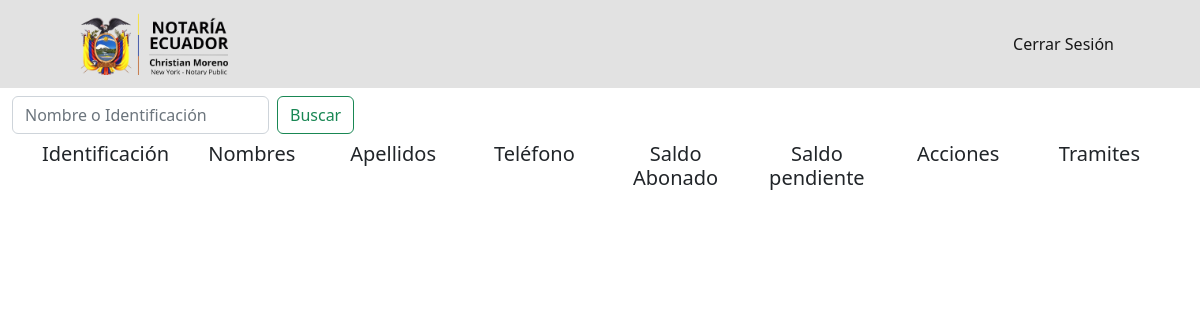
The app's page /clientes.php, older data.
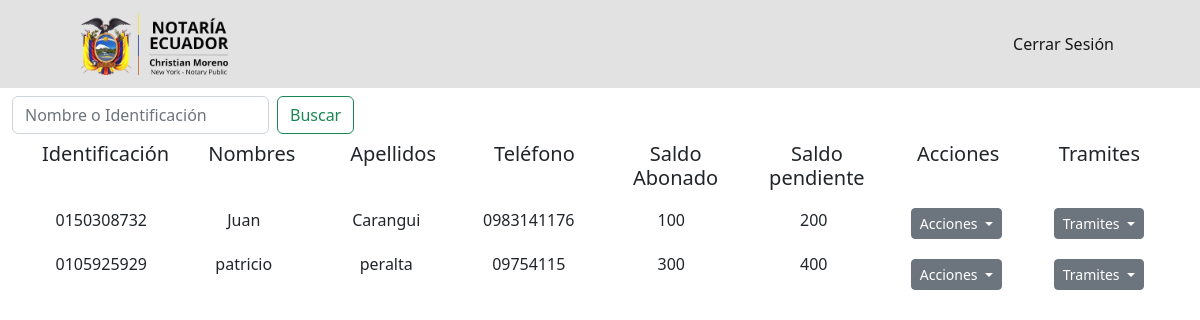
The same page, newer data.
### tables this page shows
CREATE TABLE `cliente` (
  `id_cliente` int(11) NOT NULL,
  `c_identificacion` varchar(50) NOT NULL,
  `c_nombre` varchar(50) NOT NULL,
  `c_apellido` varchar(50) NOT NULL,
  `c_telefono` varchar(50) NOT NULL,
  `c_edad` int(3) NOT NULL,
  `c_direccion` varchar(50) NOT NULL,
  `c_pais` varchar(50) NOT NULL,
  `c_estado` varchar(50) NOT NULL,
  `c_ciudad` varchar(50) NOT NULL,
  `c_codpostal` varchar(50) NOT NULL,
  `c_email` varchar(50) NOT NULL,
  `c_napartamento` varchar(50) NOT NULL,
  `c_abonado` int(11) NOT NULL,
  `c_deuda` int(11) NOT NULL
);

### clientes.php (the view, shortened to what this page needs)
<!DOCTYPE html>
<html lang="en">
<head>
    <link href="css/styles.css" rel="stylesheet" />
</head>
<body>
<nav class="navbar navbar-expand-lg" style="background-color: #e2e2e2;">
            <div class="container px-lg-5">
                <a class="navbar-brand" href="#!">
                    <img src="img\logo.png" alt="logo" width="150px">
                </a>
                <div class="collapse navbar-collapse" id="navbarSupportedContent">
                    <ul class="navbar-nav ms-auto mb-2 mb-lg-0">
                        <li class="nav-item"><a class="nav-link active" aria-current="page" href="#!">Cerrar Sesión</a></li>
                    </ul>
                </div>
            </div>
        </nav>
<nav class="navbar bg-body-tertiary">
  <div class="container-fluid">
        <form class="d-flex" role="search">
        <input class="form-control me-2" type="search" placeholder="Nombre o Identificación" aria-label="Nombre o Identificación">
        <button class="btn btn-outline-success" type="submit">Buscar</button>
      </form>
      </div>
</nav>
<div class="container text-center">
  <div class="row">
    <div class="col"><h5>Identificación </h5></div>
    <div class="col"><h5>Nombres<h5></div>
    <div class="col"><h5>Apellidos<h5></div>
    <div class="col"><h5>Teléfono<h5></div>
    <div class="col"><h5>Saldo Abonado<h5></div>
    <div class="col"><h5>Saldo pendiente<h5></div>
    <div class="col"><h5>Acciones<h5></div>
    <div class="col"><h5>Tramites<h5></div>
  </div>
  <div class="row">
  <div class="col">
    <?php
    $inc = include("conexionbd.php");
    if ($inc) {
        $consulta = "SELECT * FROM cliente";
        $resultado = mysqli_query($conexion,$consulta);
        if ($resultado){
            while($row = $resultado->fetch_array()){
                $id = $row['c_identificacion'];
                ?>
                        <div style="padding:10px">
                             <?php echo $id; ?>
                        </div>
                <?php
            }
        }
    }
    ?>
    </div>
    <div class="col">
    <?php
    $inc = include("conexionbd.php");
    if ($inc) {
        $consulta = "SELECT * FROM cliente";
        $resultado = mysqli_query($conexion,$consulta);
        if ($resultado){
            while($row = $resultado->fetch_array()){
                $nombre = $row['c_nombre'];
                ?>
                        <div style="padding:10px">
                             <?php echo $nombre; ?>
                        </div>
                <?php
            }
        }
    }
    ?>
    </div>
    <div class="col">
    <?php
    $inc = include("conexionbd.php");
    if ($inc) {
        $consulta = "SELECT * FROM cliente";
        $resultado = mysqli_query($conexion,$consulta);
        if ($resultado){
            while($row = $resultado->fetch_array()){
                $apellido = $row['c_apellido'];
                ?>
                        <div style="padding:10px">
                             <?php echo $apellido; ?>
                        </div>
                <?php
            }
        }
    }
    ?>
    </div>
    <div class="col">
    <?php
    $inc = include("conexionbd.php");
    if ($inc) {
        $consulta = "SELECT * FROM cliente";
        $resultado = mysqli_query($conexion,$consulta);
        if ($resultado){
            while($row = $resultado->fetch_array()){
                $telefono = $row['c_telefono'];
                ?>
                        <div style="padding:10px">
                             <?php echo $telefono; ?>
                        </div>
                <?php
            }
        }
    }
    ?>
    </div>
    <div class="col">
    <?php
    $inc = include("conexionbd.php");
    if ($inc) {
        $consulta = "SELECT * FROM cliente";
        $resultado = mysqli_query($conexion,$consulta);
        if ($resultado){
            while($row = $resultado->fetch_array()){
                $abonado = $row['c_abonado'];
                ?>
                        <div style="padding:10px">
                             <?php echo $abonado; ?>
                        </div>
                <?php
            }
        }
    }
    ?>
    </div>
    <div class="col">
    <?php
    $inc = include("conexionbd.php");
    if ($inc) {
        $consulta = "SELECT * FROM cliente";
        $resultado = mysqli_query($conexion,$consulta);
        if ($resultado){
            while($row = $resultado->fetch_array()){
                $deuda = $row['c_deuda'];
                ?>
                        <div style="padding:10px">
                             <?php echo $deuda; ?>
                        </div>
                <?php
            }
        }
    }
    ?>
    </div>
    <div class="col">
    <?php
      $inc = include("conexionbd.php");
      if ($inc) {
          $consulta = "SELECT * FROM cliente";
          $resultado = mysqli_query($conexion,$consulta);
          if ($resultado){
              while($row = $resultado->fetch_array()){
                  ?>
                          <div style="padding:10px" class="dropdown">
                              <div class="btn-group">
                                  <button class="btn btn-secondary btn-sm dropdown-toggle" type="button" data-bs-toggle="dropdown" aria-expanded="false">
                                      Acciones
                                  </button>
                                  </div>
                          </div>
                  <?php
              }
          }
      }
    ?>
    </div>
    <div class="col">
    <?php
      $inc = include("conexionbd.php");
      if ($inc) {
          $consulta = "SELECT * FROM cliente";
          $resultado = mysqli_query($conexion,$consulta);
          if ($resultado){
              while($row = $resultado->fetch_array()){
                  ?>
                          <div style="padding:10px" class="dropdown">
                              <div class="btn-group">
                                  <button class="btn btn-secondary btn-sm dropdown-toggle" type="button" data-bs-toggle="dropdown" aria-expanded="false">
                                      Tramites
                                  </button>
                                  </div>
                              </div>
                  <?php
              }
          }
      }
      ?>
  </div>
</div>
</body>
</html>

Row changes from the older to the newer data that the page shows:
added cliente: c_identificacion "0150308732", c_nombre "Juan", c_apellido "Carangui", c_telefono "0983141176", c_abonado "100", c_deuda "200"
added cliente: c_identificacion "0105925929", c_nombre "patricio", c_apellido "peralta", c_telefono "09754115", c_abonado "300", c_deuda "400"
